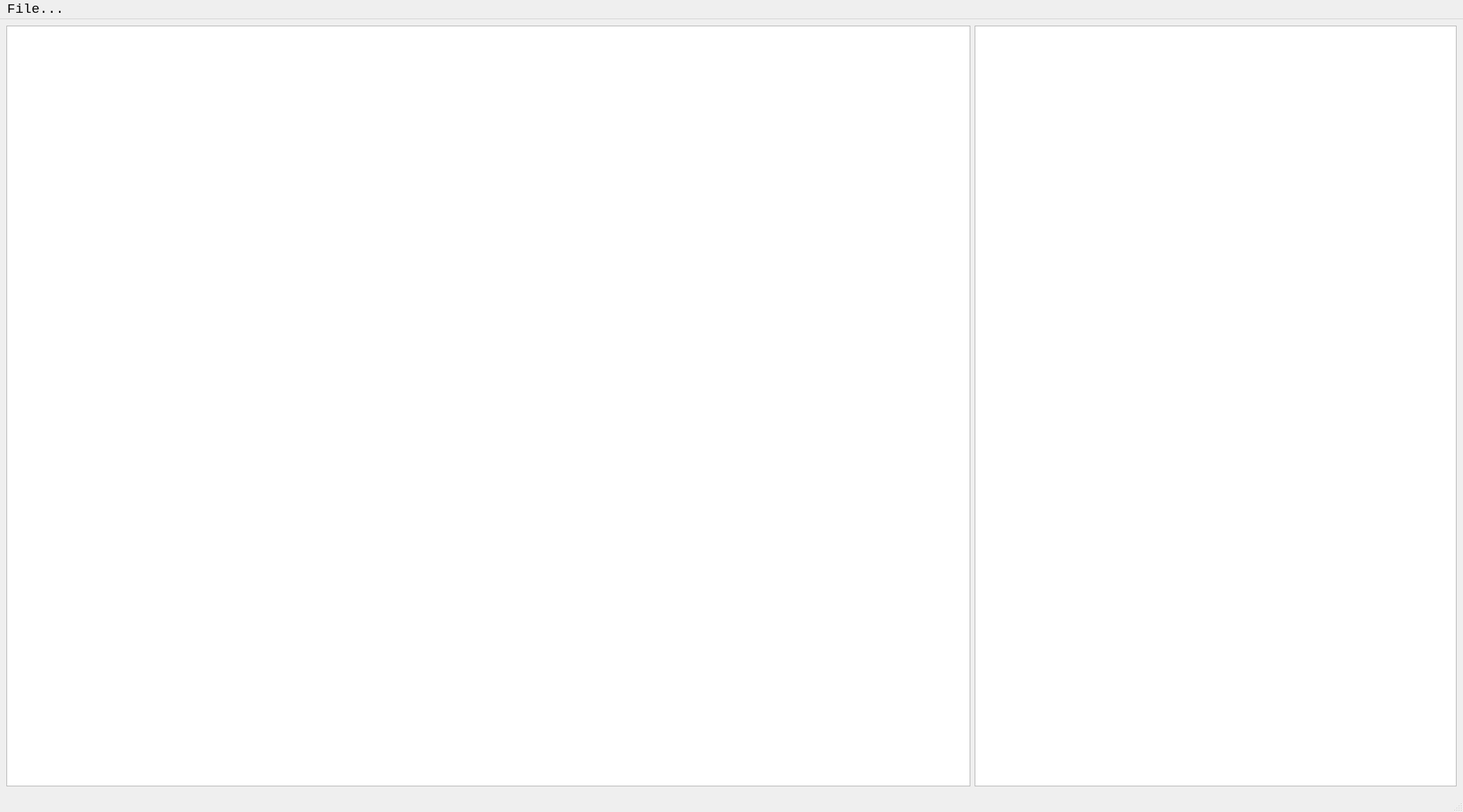
<?xml version="1.0" encoding="UTF-8"?>
<ui version="4.0">
 <class>MainWindow</class>
 <widget class="QMainWindow" name="MainWindow">
  <property name="geometry">
   <rect>
    <x>0</x>
    <y>0</y>
    <width>2055</width>
    <height>1141</height>
   </rect>
  </property>
  <property name="font">
   <font>
    <family>Consolas</family>
    <pointsize>14</pointsize>
   </font>
  </property>
  <property name="windowTitle">
   <string>DC Assembly Editor</string>
  </property>
  <widget class="QWidget" name="centralwidget">
   <layout class="QHBoxLayout" name="horizontalLayout_2">
    <item>
     <layout class="QHBoxLayout" name="horizontalLayout" stretch="2,1">
      <item>
       <widget class="LineAwareTextEdit" name="asmField">
        <property name="font">
         <font>
          <pointsize>12</pointsize>
         </font>
        </property>
       </widget>
      </item>
      <item>
       <widget class="LineAwareTextEdit" name="hexField"/>
      </item>
     </layout>
    </item>
   </layout>
  </widget>
  <widget class="QMenuBar" name="menubar">
   <property name="geometry">
    <rect>
     <x>0</x>
     <y>0</y>
     <width>2055</width>
     <height>28</height>
    </rect>
   </property>
   <widget class="QMenu" name="menuFile">
    <property name="title">
     <string>File...</string>
    </property>
   </widget>
   <addaction name="menuFile"/>
  </widget>
  <widget class="QStatusBar" name="statusbar"/>
 </widget>
 <customwidgets>
  <customwidget>
   <class>LineAwareTextEdit</class>
   <extends>QTextEdit</extends>
   <header>line_aware_text_edit</header>
  </customwidget>
 </customwidgets>
 <resources/>
 <connections/>
</ui>
